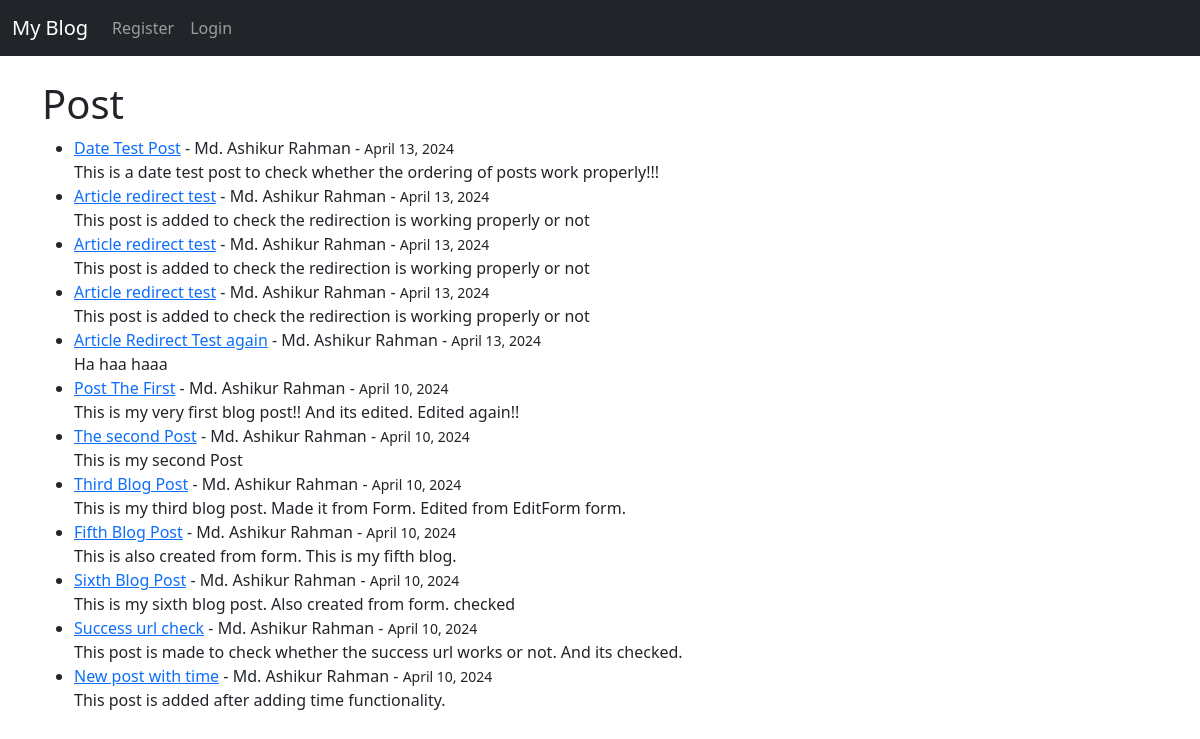
Before: / with the older database file.
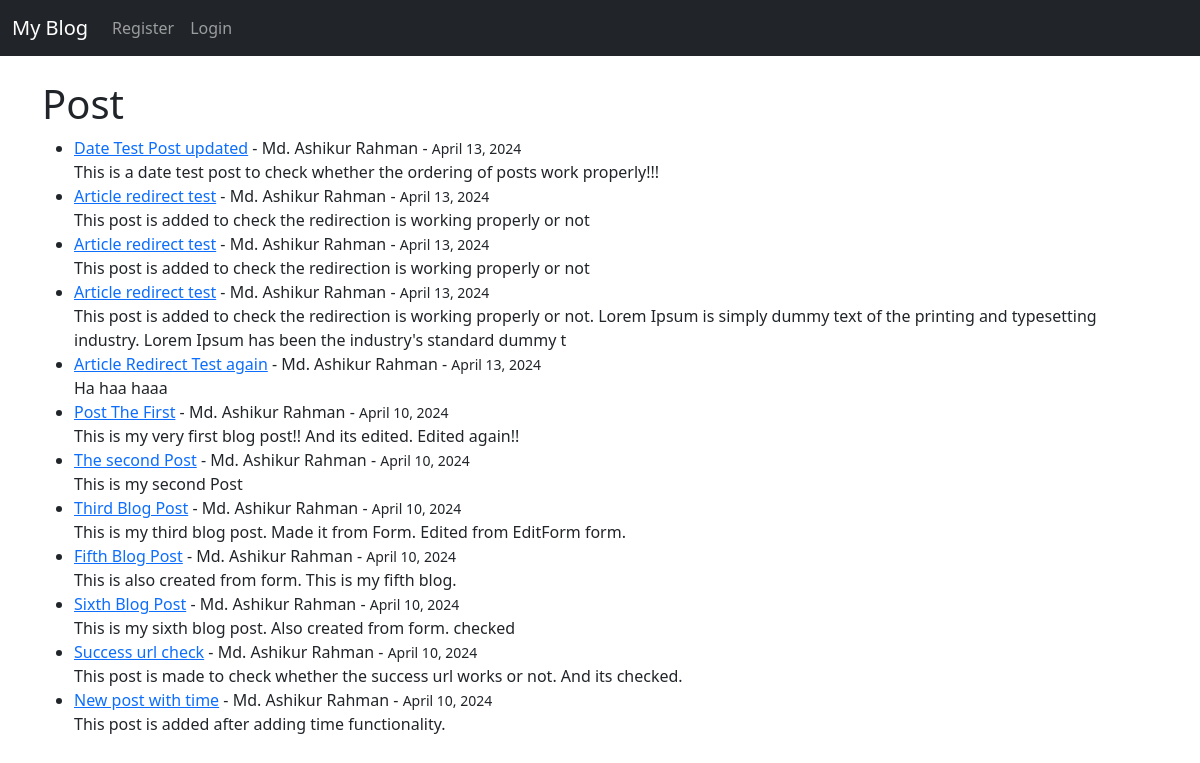
After: the same page with the newer database file.
### theblog/models.py (models this page shows, shortened)
class Post(models.Model):
    title = models.CharField(max_length=255)
    title_tag = models.CharField(max_length=255)
    author = models.ForeignKey(User, on_delete=models.CASCADE)
    body = models.TextField()
    post_date = models.DateField(auto_now_add=True)

### theblog/views.py (the view)
# urls.py: path("", views.HomeView.as_view(), name="home"),
class HomeView(ListView):
    model = Post
    template_name = "home.html"
    ordering = ["-post_date"]

### theblog/templates/home.html (shortened to what this page needs)
{% extends 'base.html' %}
{% block content %}
<h1>Post</h1>
<ul>
    {% for post in object_list %}
    <li><a href="{% url 'article-detail' post.pk %}">{{post.title}}</a> - {{post.author.first_name}}
        {{post.author.last_name}}
        - <small>{{post.post_date}}</small>
        <br>
        {{post.body | slice:':200'}}
    </li>
    {% endfor %}
</ul>
{% endblock %}

Changed rows visible on the page:
changed Post "This is a date test post to check whether the ordering of posts work properly!!!": title "Date Test Post" → "Date Test Post updated"
changed Post: body "This post is added to check the redirection is working properly or not" → "…is working properly or not. Lorem Ipsum is simply dummy text of the printing and typesetting industry. Lorem Ipsum has been the industry's standard dummy t"
